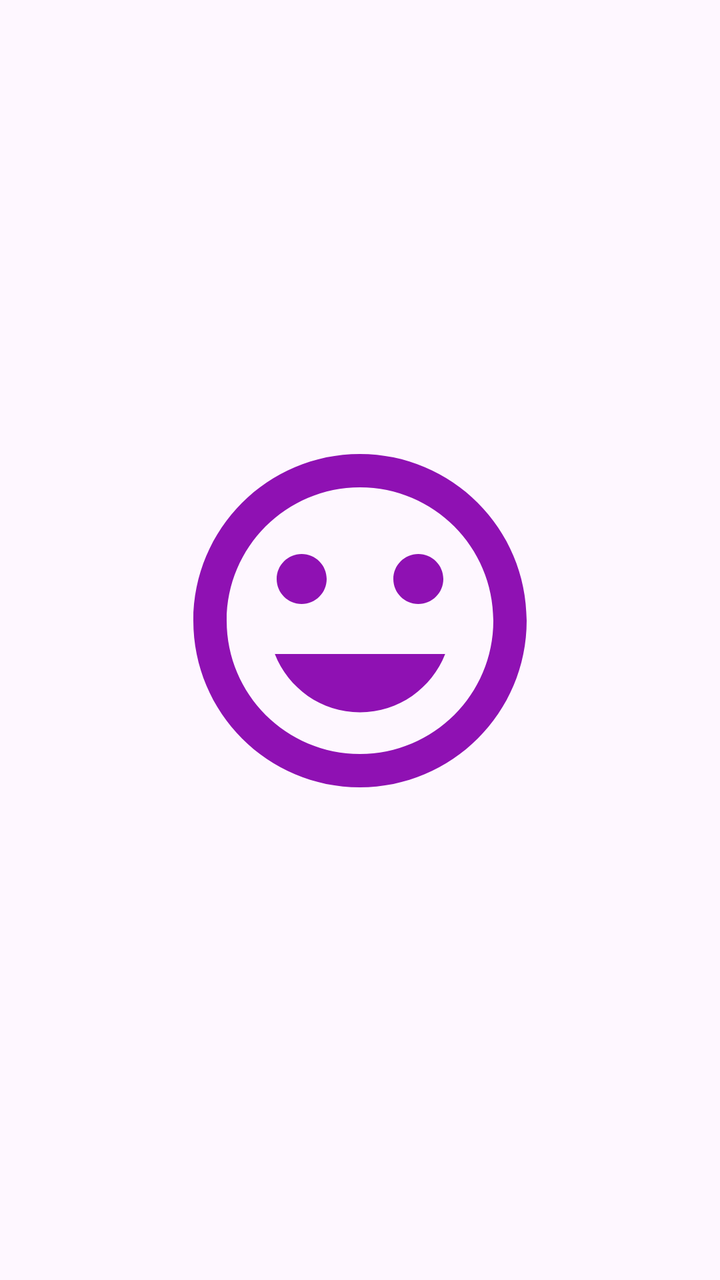
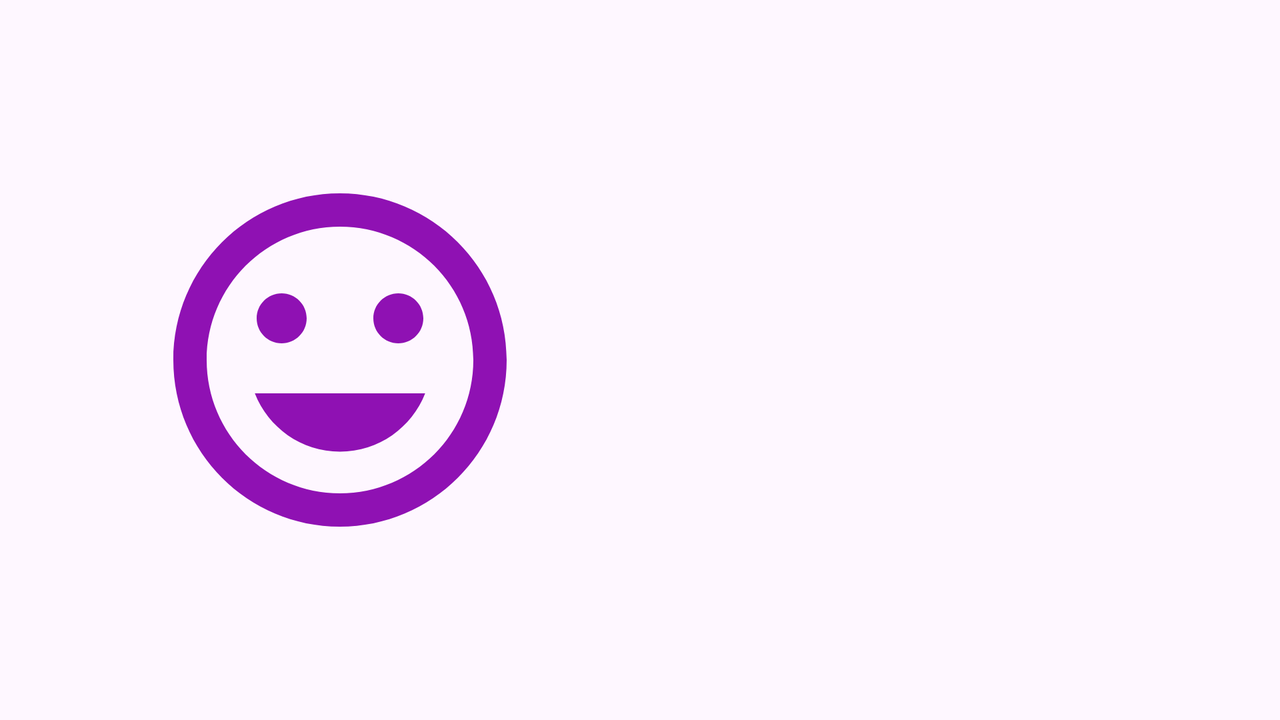

Compare how this app lays out the same screen by default and in its alternative resource folder. The renders come first, then the two layout files and the values they reference.
<!-- AndroidManifest.xml: application theme Theme.Wireviewer -->
<!-- res/layout/activity_topicdetail.xml -->
<?xml version="1.0" encoding="utf-8"?>
<LinearLayout xmlns:android="http://schemas.android.com/apk/res/android"
    xmlns:app="http://schemas.android.com/apk/res-auto"
    xmlns:tools="http://schemas.android.com/tools"
    android:layout_width="match_parent"
    android:layout_height="match_parent"
    tools:context=".TopicdetailActivity"
    android:gravity="center">
    <LinearLayout
        android:layout_width="match_parent"
        android:layout_height="wrap_content"
        android:orientation="vertical"
        android:layout_margin="20dp"
        android:gravity="center">
        <ImageView
            android:id="@+id/img_topic"
            android:layout_width="match_parent"
            android:layout_height="200dp"
            android:src="@drawable/ic_placeholder"/>
        <TextView
            android:id="@+id/txt_topic"
            android:layout_width="match_parent"
            android:layout_height="wrap_content"
            android:textAlignment="center"/>

    </LinearLayout>

</LinearLayout>
<!-- resources referenced by this layout -->
<resources>
  <!-- drawable ic_placeholder (drawable) -->
  <vector android:height="24dp" android:tint="#8F11B3"
      android:viewportHeight="24" android:viewportWidth="24"
      android:width="24dp" xmlns:android="http://schemas.android.com/apk/res/android">
      <path android:fillColor="@android:color/white" android:pathData="M11.99,2C6.47,2 2,6.48 2,12s4.47,10 9.99,10C17.52,22 22,17.52 22,12S17.52,2 11.99,2zM12,20c-4.42,0 -8,-3.58 -8,-8s3.58,-8 8,-8 8,3.58 8,8 -3.58,8 -8,8zM15.5,11c0.83,0 1.5,-0.67 1.5,-1.5S16.33,8 15.5,8 14,8.67 14,9.5s0.67,1.5 1.5,1.5zM8.5,11c0.83,0 1.5,-0.67 1.5,-1.5S9.33,8 8.5,8 7,8.67 7,9.5 7.67,11 8.5,11zM12,17.5c2.33,0 4.31,-1.46 5.11,-3.5L6.89,14c0.8,2.04 2.78,3.5 5.11,3.5z"/>
  </vector>
  <style name="Theme.Wireviewer" parent="Base.Theme.Wireviewer" />
  <style name="Base.Theme.Wireviewer" parent="Theme.Material3.DayNight.NoActionBar">
          
          
      </style>
</resources>
<!-- res/layout-land/activity_topicdetail.xml (the repository's variant of the layout above) -->
<!-- drawn on the phone turned sideways -->
<?xml version="1.0" encoding="utf-8"?>
<LinearLayout xmlns:android="http://schemas.android.com/apk/res/android"
    xmlns:app="http://schemas.android.com/apk/res-auto"
    xmlns:tools="http://schemas.android.com/tools"
    android:layout_width="match_parent"
    android:layout_height="match_parent"
    tools:context=".TopicdetailActivity"
    android:gravity="center">
    <LinearLayout
        android:layout_width="match_parent"
        android:layout_height="wrap_content"
        android:orientation="horizontal"
        android:layout_margin="20dp"
        android:gravity="center">
        <ImageView
            android:id="@+id/img_topic"
            android:layout_width="0dp"
            android:layout_weight="1"
            android:layout_height="200dp"
            android:src="@drawable/ic_placeholder"/>
        <TextView
            android:id="@+id/txt_topic"
            android:layout_width="0dp"
            android:layout_weight="1"
            android:layout_height="wrap_content"
            android:textAlignment="center"/>

    </LinearLayout>

</LinearLayout>
